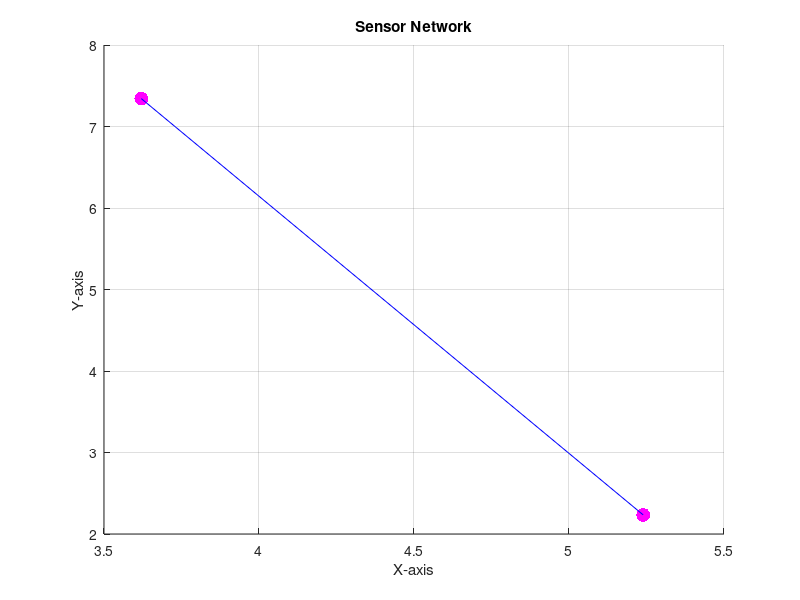

Source code (MATLAB):
clc;
clear;
close all;
nn = 2;
areax = 10;
areay = 10;
x = rand(1, nn) * areax;
y = rand(1, nn) * areay;
figure;
scatter(x, y, 100, 'm', 'filled');
hold on;
grid on;
for i = 1:nn
    for j = i+1:nn
        plot([x(i) x(j)], [y(i) y(j)], 'b');
    end
end
title('Sensor Network');
xlabel('X-axis');
ylabel('Y-axis'); 
d = sqrt((x(1)-x(2))^2 + (y(1)-y(2))^2);
energy = 1; 
k = 0.02;             
E_tx = k * d;         
E_rx = 1;          
E1(i)=energy-E_tx;
E2(i)=energy-E_rx;


E1_remaining = energy - E_tx;
E2_remaining = energy - E_rx;
fprintf('Energy used by Node 1 (TX): %.2f J\n', E_tx);
fprintf('distance :%.2f \n',d);
